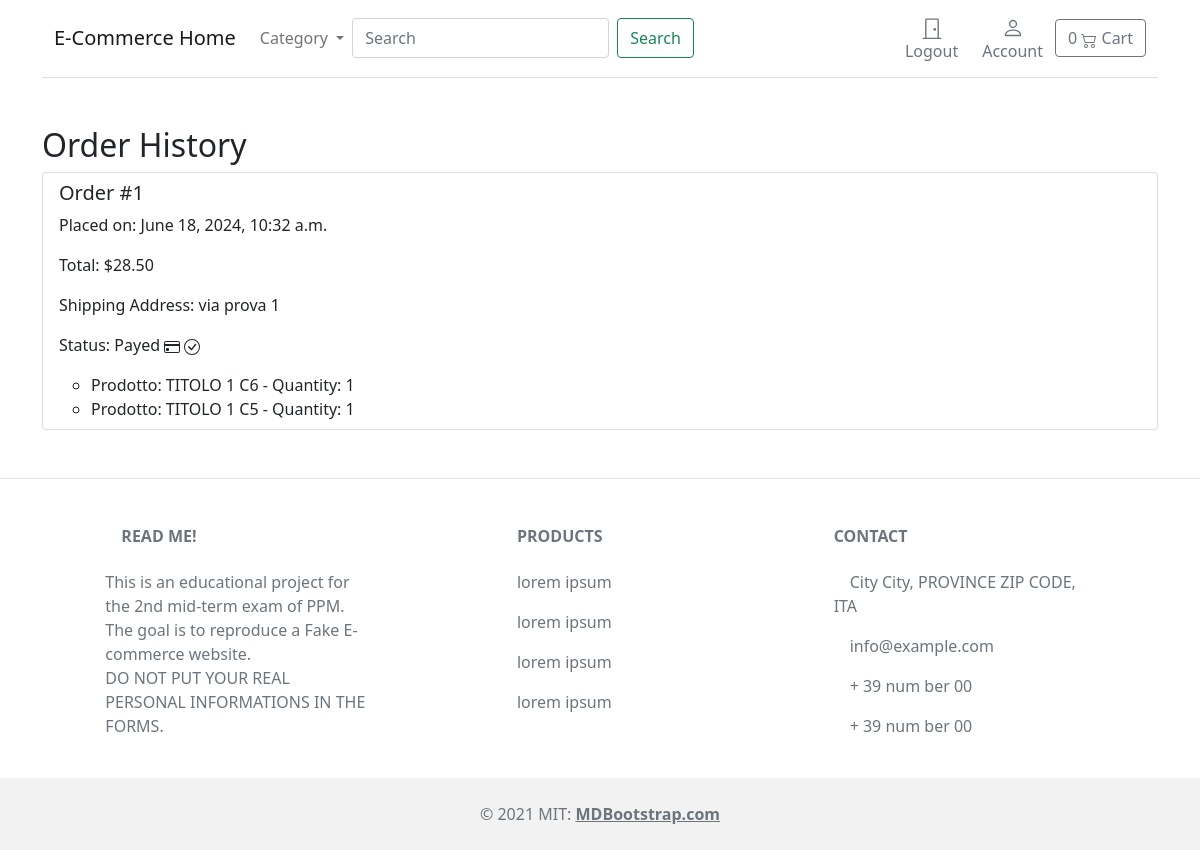
/orders/order-history/ (signed in), run on an earlier commit of the app's database.
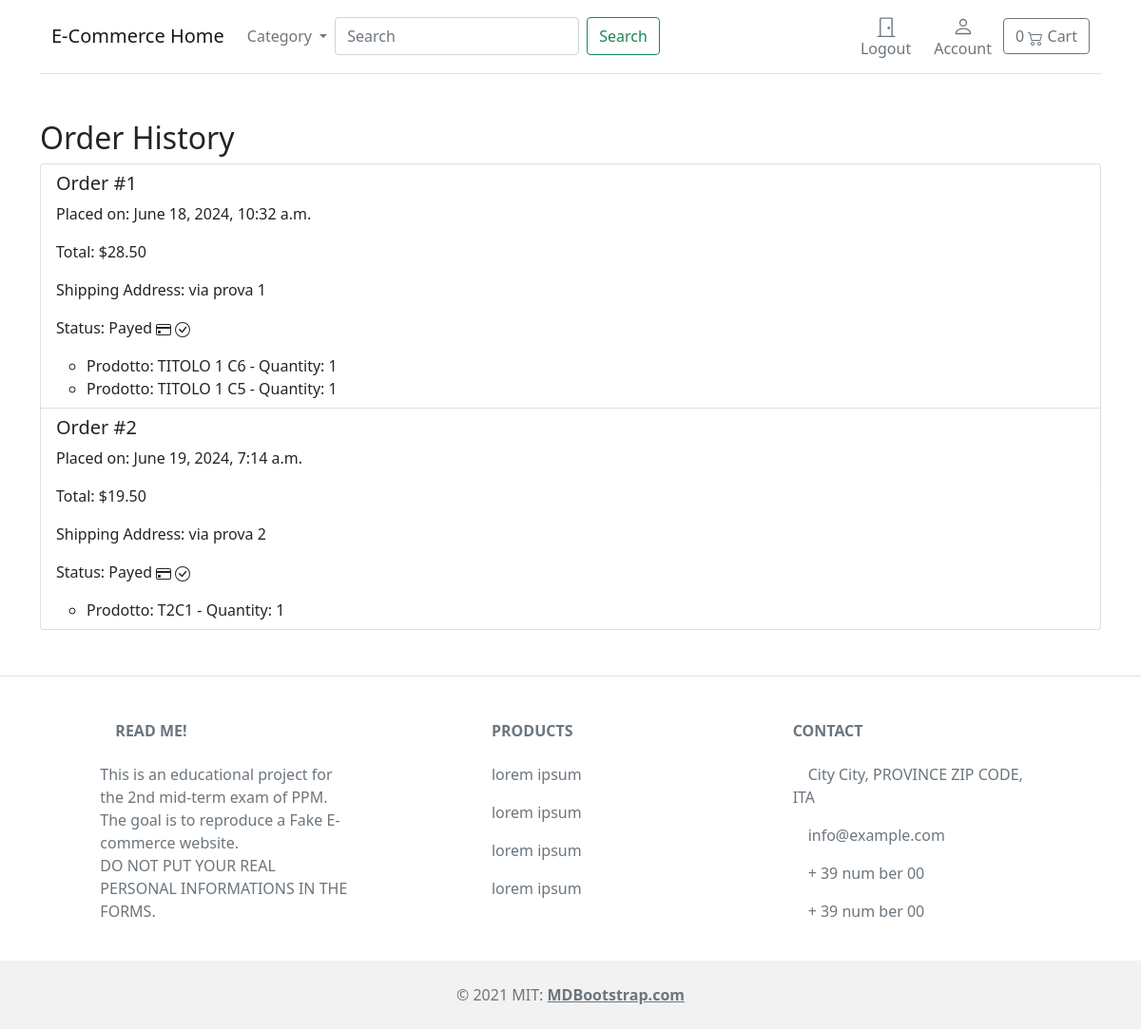
And on a later commit of the database.
### orders/models.py (models this page shows, shortened)
class Order(models.Model):
    user = models.ForeignKey(settings.AUTH_USER_MODEL, on_delete=models.CASCADE)
    address = models.CharField(max_length=255)
    first_name = models.CharField(max_length=50)
    last_name = models.CharField(max_length=50)
    card_number = models.CharField(max_length=16)
    card_expiry = models.CharField(max_length=5)
    card_cvv = models.CharField(max_length=3)
    created_at = models.DateTimeField(auto_now_add=True)
    updated_at = models.DateTimeField(auto_now=True)
    total = models.DecimalField(max_digits=10, decimal_places=2)

class OrderItem(models.Model):
    order = models.ForeignKey(Order, related_name='items', on_delete=models.CASCADE)
    product = models.ForeignKey(Product, on_delete=models.CASCADE)
    quantity = models.PositiveIntegerField(default=1)

### store/models.py (models this page shows, shortened)
class Product(models.Model):
    category = models.ForeignKey(Category, related_name='product', on_delete=models.CASCADE)
    created_by = models.ForeignKey(settings.AUTH_USER_MODEL, on_delete=models.CASCADE, related_name='product_creator')
    title = models.CharField(max_length=255)
    author = models.CharField(max_length=255, default='admin')
    description = models.TextField(blank=True)
    image = models.ImageField(upload_to='images/')
    slug = models.SlugField(max_length=255)
    price = models.DecimalField(max_digits=4, decimal_places=2)
    in_stock = models.BooleanField(default=True)
    is_active = models.BooleanField(default=True)
    created = models.DateTimeField(auto_now_add=True)
    updated = models.DateTimeField(auto_now=True)
    objects = models.Manager()
    products = ProductManager()
    class Meta:
        verbose_name_plural = "Products"
        ordering = ('-created',)

### orders/views.py (the view)
# urls.py: path('order-history/', views.order_history, name='order_history'),
@login_required
def order_history(request):
    orders = Order.objects.filter(user=request.user)
    return render(request, 'orders/order_history.html', {'orders': orders})

### basket/basket.py (called while the page is built)
    def __len__(self):
        return sum(item['qty'] for item in self.basket.values())

### basket/context_processor.py (called while the page is built)
def basket(request):
    return {'basket': Basket(request)}

### store/models.py (called while the page is built)
    def get_absolute_url(self):
        return reverse('store:category_list', args=[self.slug])

### store/views.py (called while the page is built)
def categories(request):
    return{
        'categories': Category.objects.all()
    }

### templates/orders/order_history.html (shortened to what this page needs)
{% extends "../store/base.html" %}
{% load static %}
{% block content %}
<div class="container mt-5">
    <h2>Order History</h2>
    <ul class="list-group">
        {% for order in orders %}
        <li class="list-group-item">
            <h5>Order #{{ order.id }}</h5>
            <p>Placed on: {{ order.created_at }}</p>
            <p>Total: ${{ order.total }}</p>
            <p>Shipping Address: {{ order.address }}</p>
            <p>Status: Payed
</p>
            <ul>
                {% for item in order.items.all %}
                <li>Prodotto: {{ item.product.title }} - Quantity: {{ item.quantity }}</li>
                {% endfor %}
            </ul>
        </li>
        {% endfor %}
    </ul>
</div>
{% endblock %}

What changed in the data, as far as the page shows it:
added Order: id "2", created_at "June 19, 2024, 7:14 a.m.", total "19.50", address "via prova 2"
added OrderItem: product "T2C1", quantity "1", shown under "2"
